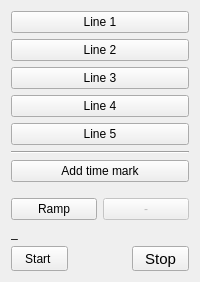
       <widget class="QWidget" name="tab_Recording">
        <attribute name="title">
         <string>Recording</string>
        </attribute>
        <layout class="QVBoxLayout" name="verticalLayout_2">
         <item>
          <widget class="QPushButton" name="pbLine1">
           <property name="sizePolicy">
            <sizepolicy hsizetype="Preferred" vsizetype="Preferred">
             <horstretch>0</horstretch>
             <verstretch>0</verstretch>
            </sizepolicy>
           </property>
           <property name="minimumSize">
            <size>
             <width>16</width>
             <height>15</height>
            </size>
           </property>
           <property name="maximumSize">
            <size>
             <width>640</width>
             <height>32</height>
            </size>
           </property>
           <property name="baseSize">
            <size>
             <width>16</width>
             <height>16</height>
            </size>
           </property>
           <property name="font">
            <font>
             <pointsize>9</pointsize>
            </font>
           </property>
           <property name="text">
            <string>Line 1</string>
           </property>
          </widget>
         </item>
         <item>
          <widget class="QPushButton" name="pbLine2">
           <property name="sizePolicy">
            <sizepolicy hsizetype="MinimumExpanding" vsizetype="Preferred">
             <horstretch>0</horstretch>
             <verstretch>0</verstretch>
            </sizepolicy>
           </property>
           <property name="minimumSize">
            <size>
             <width>16</width>
             <height>15</height>
            </size>
           </property>
           <property name="maximumSize">
            <size>
             <width>640</width>
             <height>32</height>
            </size>
           </property>
           <property name="baseSize">
            <size>
             <width>16</width>
             <height>16</height>
            </size>
           </property>
           <property name="font">
            <font>
             <pointsize>9</pointsize>
            </font>
           </property>
           <property name="text">
            <string>Line 2</string>
           </property>
          </widget>
         </item>
         <item>
          <widget class="QPushButton" name="pbLine3">
           <property name="sizePolicy">
            <sizepolicy hsizetype="Preferred" vsizetype="Preferred">
             <horstretch>0</horstretch>
             <verstretch>0</verstretch>
            </sizepolicy>
           </property>
           <property name="minimumSize">
            <size>
             <width>16</width>
             <height>15</height>
            </size>
           </property>
           <property name="maximumSize">
            <size>
             <width>640</width>
             <height>32</height>
            </size>
           </property>
           <property name="baseSize">
            <size>
             <width>16</width>
             <height>16</height>
            </size>
           </property>
           <property name="font">
            <font>
             <pointsize>9</pointsize>
            </font>
           </property>
           <property name="text">
            <string>Line 3</string>
           </property>
          </widget>
         </item>
         <item>
          <widget class="QPushButton" name="pbLine4">
           <property name="sizePolicy">
            <sizepolicy hsizetype="Preferred" vsizetype="Preferred">
             <horstretch>0</horstretch>
             <verstretch>0</verstretch>
            </sizepolicy>
           </property>
           <property name="minimumSize">
            <size>
             <width>16</width>
             <height>15</height>
            </size>
           </property>
           <property name="maximumSize">
            <size>
             <width>640</width>
             <height>32</height>
            </size>
           </property>
           <property name="baseSize">
            <size>
             <width>16</width>
             <height>16</height>
            </size>
           </property>
           <property name="font">
            <font>
             <pointsize>9</pointsize>
            </font>
           </property>
           <property name="text">
            <string>Line 4</string>
           </property>
          </widget>
         </item>
         <item>
          <widget class="QPushButton" name="pbLine5">
           <property name="sizePolicy">
            <sizepolicy hsizetype="MinimumExpanding" vsizetype="Preferred">
             <horstretch>0</horstretch>
             <verstretch>0</verstretch>
            </sizepolicy>
           </property>
           <property name="minimumSize">
            <size>
             <width>16</width>
             <height>15</height>
            </size>
           </property>
           <property name="maximumSize">
            <size>
             <width>640</width>
             <height>32</height>
            </size>
           </property>
           <property name="baseSize">
            <size>
             <width>16</width>
             <height>16</height>
            </size>
           </property>
           <property name="font">
            <font>
             <pointsize>9</pointsize>
            </font>
           </property>
           <property name="text">
            <string>Line 5</string>
           </property>
          </widget>
         </item>
         <item>
          <widget class="QFrame" name="frame">
           <property name="frameShape">
            <enum>QFrame::HLine</enum>
           </property>
           <property name="frameShadow">
            <enum>QFrame::Sunken</enum>
           </property>
          </widget>
         </item>
         <item>
          <widget class="QPushButton" name="pbAddEvent">
           <property name="sizePolicy">
            <sizepolicy hsizetype="Preferred" vsizetype="Preferred">
             <horstretch>0</horstretch>
             <verstretch>0</verstretch>
            </sizepolicy>
           </property>
           <property name="minimumSize">
            <size>
             <width>16</width>
             <height>15</height>
            </size>
           </property>
           <property name="maximumSize">
            <size>
             <width>640</width>
             <height>32</height>
            </size>
           </property>
           <property name="baseSize">
            <size>
             <width>16</width>
             <height>16</height>
            </size>
           </property>
           <property name="font">
            <font>
             <pointsize>9</pointsize>
            </font>
           </property>
           <property name="text">
            <string>Add time mark</string>
           </property>
          </widget>
         </item>
         <item>
          <spacer name="verticalSpacer_6">
           <property name="orientation">
            <enum>Qt::Vertical</enum>
           </property>
           <property name="sizeHint" stdset="0">
            <size>
             <width>20</width>
             <height>10</height>
            </size>
           </property>
          </spacer>
         </item>
         <item>
          <layout class="QHBoxLayout" name="horizontalLayout_6">
           <item>
            <widget class="QPushButton" name="pbRamp">
             <property name="text">
              <string>Ramp</string>
             </property>
            </widget>
           </item>
           <item>
            <widget class="QPushButton" name="pbStep">
             <property name="enabled">
              <bool>false</bool>
             </property>
             <property name="text">
              <string>-</string>
             </property>
            </widget>
           </item>
          </layout>
         </item>
         <item>
          <widget class="QLabel" name="lbl_CycleCounter">
           <property name="text">
            <string>_</string>
           </property>
          </widget>
         </item>
         <item>
          <layout class="QHBoxLayout" name="horizontalLayout_2">
           <item>
            <widget class="QToolButton" name="tbStartRecording">
             <property name="sizePolicy">
              <sizepolicy hsizetype="MinimumExpanding" vsizetype="MinimumExpanding">
               <horstretch>0</horstretch>
               <verstretch>0</verstretch>
              </sizepolicy>
             </property>
             <property name="minimumSize">
              <size>
               <width>48</width>
               <height>16</height>
              </size>
             </property>
             <property name="text">
              <string>Start </string>
             </property>
            </widget>
           </item>
           <item>
            <spacer name="horizontalSpacer">
             <property name="orientation">
              <enum>Qt::Horizontal</enum>
             </property>
             <property name="sizeHint" stdset="0">
              <size>
               <width>40</width>
               <height>20</height>
              </size>
             </property>
            </spacer>
           </item>
           <item>
            <widget class="QToolButton" name="tbStopRecording">
             <property name="sizePolicy">
              <sizepolicy hsizetype="MinimumExpanding" vsizetype="MinimumExpanding">
               <horstretch>0</horstretch>
               <verstretch>0</verstretch>
              </sizepolicy>
             </property>
             <property name="minimumSize">
              <size>
               <width>48</width>
               <height>16</height>
              </size>
             </property>
             <property name="font">
              <font>
               <pointsize>11</pointsize>
              </font>
             </property>
             <property name="text">
              <string>Stop</string>
             </property>
             <property name="checkable">
              <bool>false</bool>
             </property>
             <property name="autoExclusive">
              <bool>false</bool>
             </property>
             <property name="toolButtonStyle">
              <enum>Qt::ToolButtonTextOnly</enum>
             </property>
             <property name="autoRaise">
              <bool>false</bool>
             </property>
            </widget>
           </item>
          </layout>
         </item>
        </layout>
       </widget>
